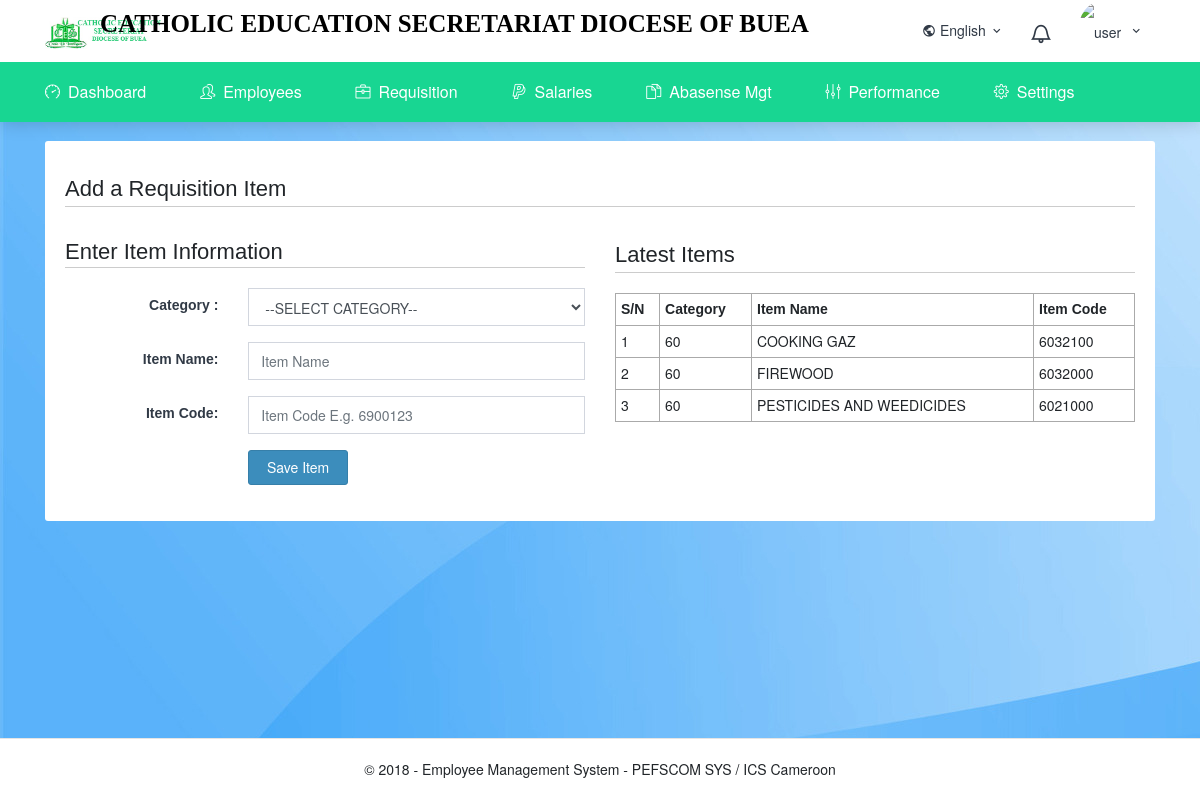
/admin/add_req_item.php, run on an earlier commit of the app's database.
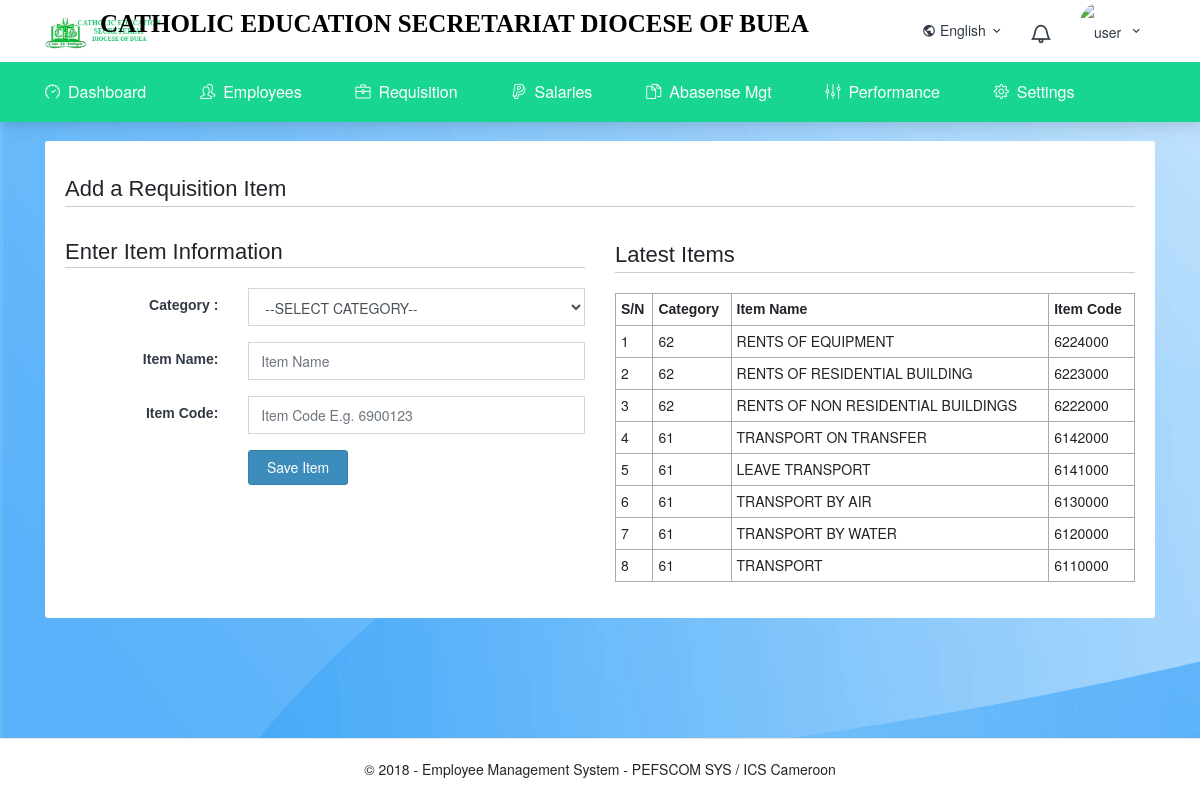
And on a later commit of the database.
### tables this page shows
CREATE TABLE `req_items` (
  `id` int(100) NOT NULL,
  `category_code` varchar(100) NOT NULL,
  `item_name` varchar(200) NOT NULL,
  `item_code` varchar(100) NOT NULL
);

### admin/add_req_item.php (the view, shortened to what the changed rows need)
<?php
$db = new dbc();
$dbc = $db->get_instance();
include_once 'includes/head.php';
 ?>
 <?php
include_once 'includes/top_bar.php';
  ?>
  <br>
  <div class="wrapper">
      <div class="container-fluid">
          <div class="row">
              <div class="col-md-12">
                  <div class="card-box">
                      <h2 class="page-header">
                          Add  a Requisition Item
                      </h2>
                      <div class="row">
                          <div class="col-md-6">
                              <h2 class="page-header">Latest Items</h2>
                                <div class="table-responsive">
                                    <table class="table table-bordered table-hover">
                                        <tr>
                                            <th>S/N</th>
                                            <th>Category</th>
                                            <th>Item Name</th>
                                            <th>Item Code</th>
                                        </tr>
                                        <?php
                                        $count = 1;
                                        $query  = "SELECT * FROM `req_items` ORDER BY `id` DESC LIMIT 8";
                                        $result = mysqli_query($dbc, $query)
                                            or die("Error");
                                        if(mysqli_num_rows($result) == 0)
                                        {
                                            ?>
                                        <tr>
                                            <td colspan="5" class="text-center">
                                                <strong class="text-primary">No Requisition Items</strong>
                                            </td>
                                        </tr>
                                            <?php
                                        }
                                        else {
                                            while($row = mysqli_fetch_array($result))
                                            {
                                                ?>
                                            <tr>
                                                <td><?php echo $count++; ?></td>
                                                <td><?php echo $row['category_code']; ?></td>
                                                <td><?php echo $row['item_name']; ?></td>
                                                <td><?php echo $row['item_code']; ?></td>
                                            </tr>
                                                <?php
                                            }
                                        }
                                         ?>
                                    </table>
                                </div>
                          </div>
                      </div>
                  </div>
              </div>
          </div>
      </div>
  </div>
 <?php
include_once 'includes/end.php';
  ?>

What changed in the data, as far as the page shows it:
no longer on this page (row unchanged): req_items: category_code "60", item_name "COOKING GAZ", item_code "6032100"
no longer on this page (row unchanged): req_items: category_code "60", item_name "FIREWOOD", item_code "6032000"
no longer on this page (row unchanged): req_items: category_code "60", item_name "PESTICIDES AND WEEDICIDES", item_code "6021000"
added req_items: category_code "62", item_name "RENTS OF EQUIPMENT", item_code "6224000"
added req_items: category_code "62", item_name "RENTS OF RESIDENTIAL BUILDING", item_code "6223000"
added req_items: category_code "62", item_name "RENTS OF NON RESIDENTIAL BUILDINGS", item_code "6222000"
added req_items: category_code "61", item_name "TRANSPORT ON TRANSFER", item_code "6142000"
added req_items: category_code "61", item_name "LEAVE TRANSPORT", item_code "6141000"
added req_items: category_code "61", item_name "TRANSPORT BY AIR", item_code "6130000"
added req_items: category_code "61", item_name "TRANSPORT BY WATER", item_code "6120000"
added req_items: category_code "61", item_name "TRANSPORT", item_code "6110000"
